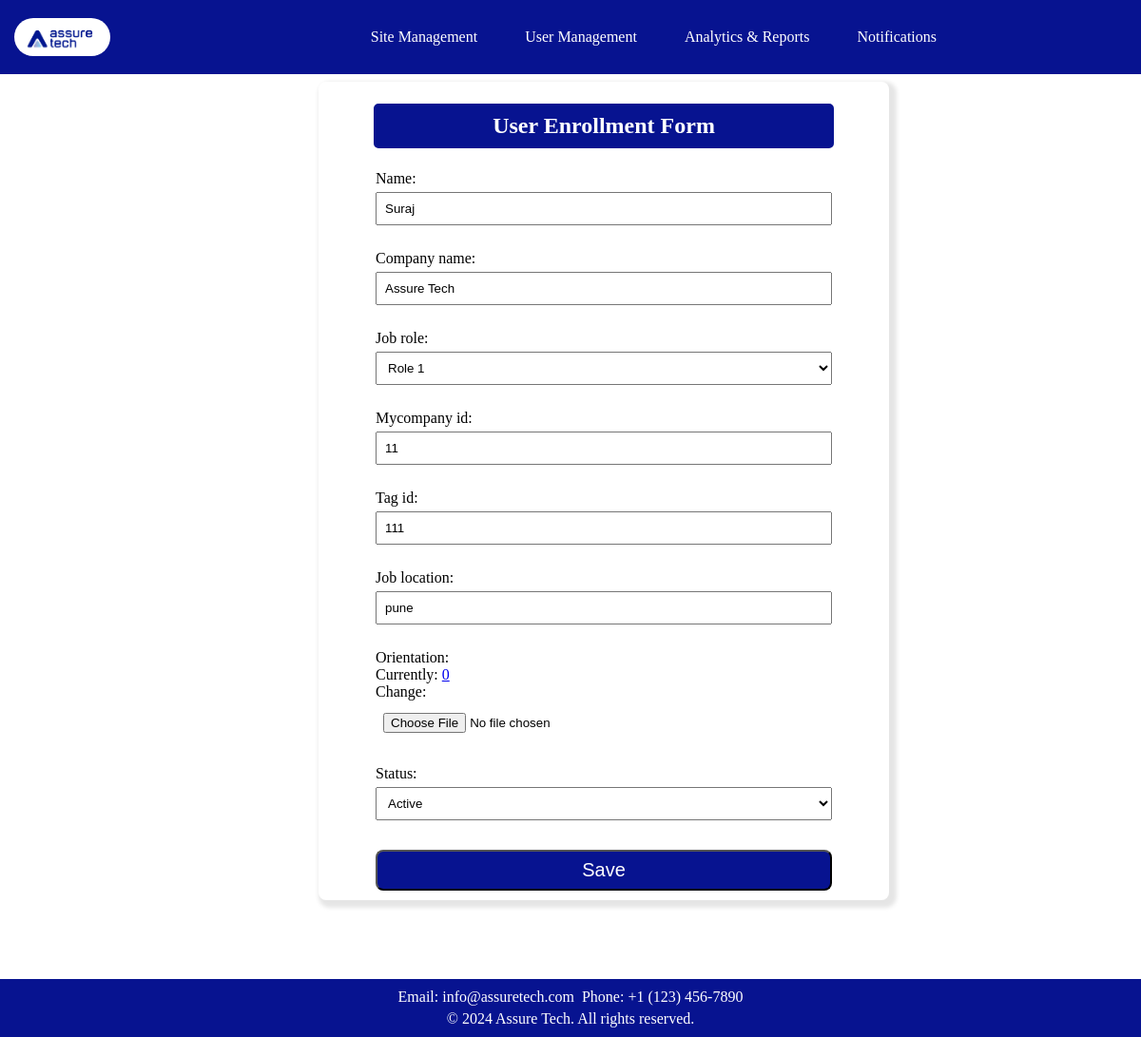
Before: /update/12/ with the older database file.
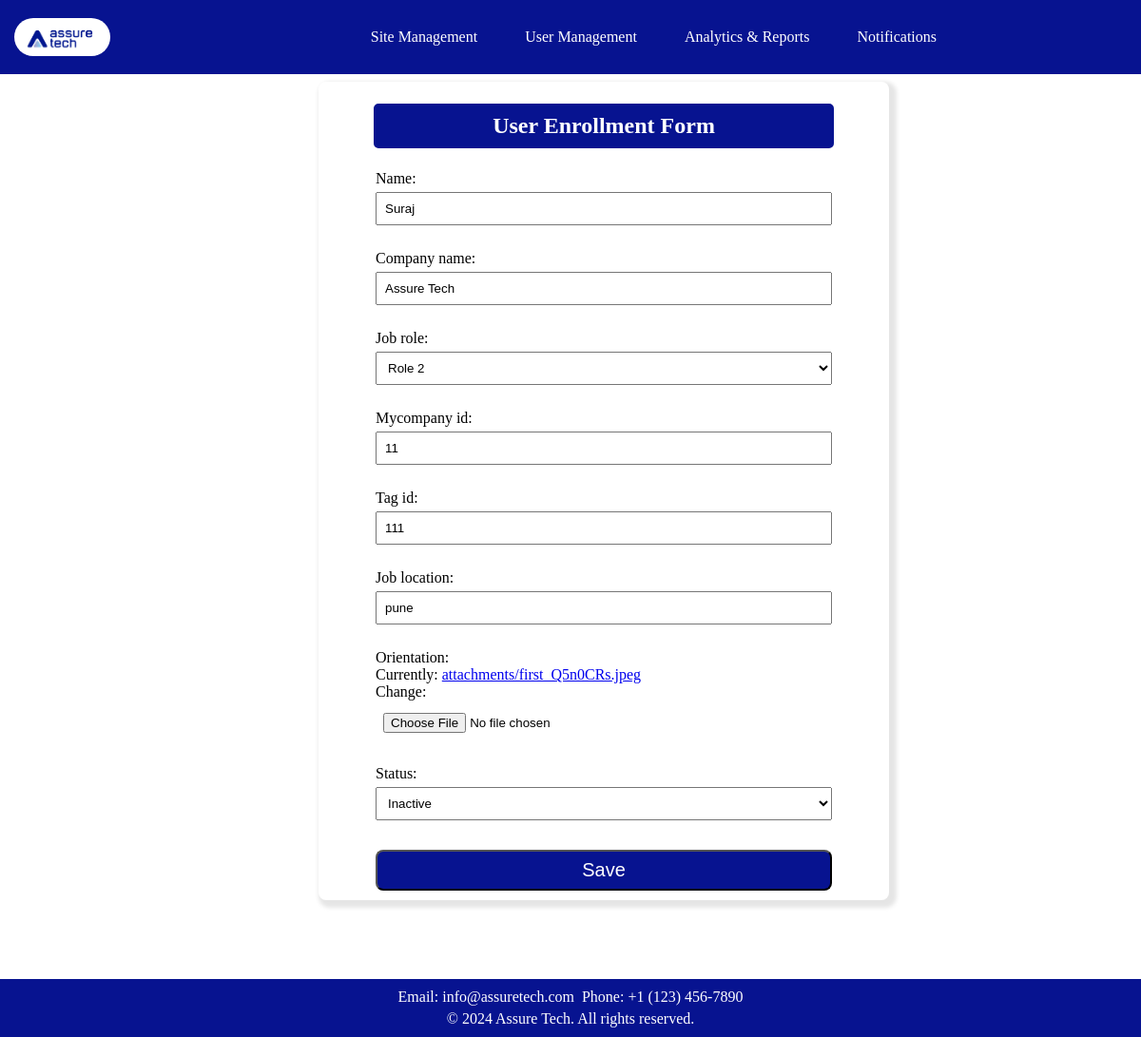
After: the same page with the newer database file.
### app1/models.py (models this page shows, shortened)
class UserEnrolled(models.Model):
    name = models.CharField(max_length=255)
    company_name = models.CharField(max_length=100)
    job_role = models.CharField(max_length=100, choices=[
        ('role1', 'Role 1'),
        ('role2', 'Role 2'),
    ])
    mycompany_id = models.IntegerField(unique=True)
    tag_id = models.IntegerField(unique=True)
    job_location = models.CharField(max_length=100)
    orientation = models.FileField(upload_to='attachments/', validators=[FileExtensionValidator(['pdf', 'doc', 'docx', 'jpeg', 'jpg'])])
    status = models.CharField(max_length=10, choices=[
        ('active', 'Active'),
        ('inactive', 'Inactive'),
    ])

### app1/views.py (the view)
# urls.py: path('update/<int:pk>/', UpdateData.as_view(), name='user_update'),
class UpdateData(UpdateView):
    model = UserEnrolled
    fields = '__all__'
    template_name = 'app1/add_user.html'
    success_url = reverse_lazy('get_all')

### app1/templates/app1/add_user.html (shortened to what this page needs)
<!DOCTYPE html>
<html lang="en">
<head>
    {% load static %}
</head>
<body>
    <header>
        <a class="logo" href="#"><img src="{% static 'app1/images/logo.jpg' %}" alt="Logo"></a>
        <div class="nav">
            <div class="dropdown">
                <a href="{% url 'sites' %}">Site Management</a>
            </div>
            <a href="{% url 'get_all' %}">User Management</a>
            <a href="{% url 'report' %}">Analytics & Reports</a>
            <a href="{% url 'notification' %}">Notifications</a>
        </div>
    </header>
    <div class="container">
        <h2>User Enrollment Form</h2>
    <form method="post" action="" enctype="multipart/form-data">
        {{ form.as_p }}
        <input type="submit" value="Save">
    </form>
    </div>
    <footer>
        <p>Email: info@assuretech.com</p>
        <p>Phone: +1 (123) 456-7890</p>
        <div class="footer-bottom">
            <p>&copy; 2024 Assure Tech. All rights reserved.</p>
        </div>
    </footer>
</body>
</html>

Changed rows visible on the page:
changed UserEnrolled "Suraj": job_role "Role 1" → "Role 2"; status "Active" → "Inactive"
Other visible differences:
text no longer shown: "Name: Company name: Job role: Mycompany id: Tag id: Job location: Orientation: Currently: 0 Change: Status:"
text now shown: "Name: Company name: Job role: Mycompany id: Tag id: Job location: Orientation: Currently: attachments/first_Q5n0CRs.jpeg Change: Status:"
